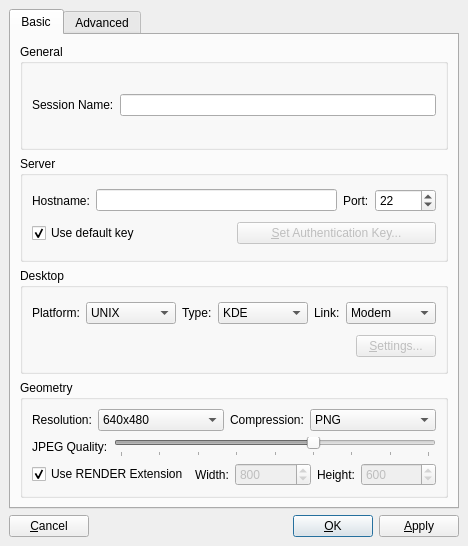
<ui version="4.0" >
 <class>SettingsDialog</class>
 <widget class="QDialog" name="SettingsDialog" >
  <property name="geometry" >
   <rect>
    <x>0</x>
    <y>0</y>
    <width>468</width>
    <height>546</height>
   </rect>
  </property>
  <property name="windowTitle" >
   <string>QtNX Settings</string>
  </property>
  <property name="modal" >
   <bool>true</bool>
  </property>
  <layout class="QVBoxLayout" >
   <property name="spacing" >
    <number>6</number>
   </property>
   <property name="leftMargin" >
    <number>9</number>
   </property>
   <property name="topMargin" >
    <number>9</number>
   </property>
   <property name="rightMargin" >
    <number>9</number>
   </property>
   <property name="bottomMargin" >
    <number>9</number>
   </property>
   <item>
    <widget class="QTabWidget" name="layoutTabs" >
     <property name="currentIndex" >
      <number>0</number>
     </property>
     <widget class="QWidget" name="basicTab" >
      <attribute name="title" >
       <string>Basic</string>
      </attribute>
      <layout class="QVBoxLayout" >
       <property name="spacing" >
        <number>6</number>
       </property>
       <property name="leftMargin" >
        <number>9</number>
       </property>
       <property name="topMargin" >
        <number>9</number>
       </property>
       <property name="rightMargin" >
        <number>9</number>
       </property>
       <property name="bottomMargin" >
        <number>9</number>
       </property>
       <item>
        <widget class="QGroupBox" name="generalGroup" >
         <property name="title" >
          <string>General</string>
         </property>
         <layout class="QVBoxLayout" >
          <property name="spacing" >
           <number>6</number>
          </property>
          <property name="leftMargin" >
           <number>9</number>
          </property>
          <property name="topMargin" >
           <number>9</number>
          </property>
          <property name="rightMargin" >
           <number>9</number>
          </property>
          <property name="bottomMargin" >
           <number>9</number>
          </property>
          <item>
           <layout class="QHBoxLayout" >
            <property name="spacing" >
             <number>6</number>
            </property>
            <property name="leftMargin" >
             <number>0</number>
            </property>
            <property name="topMargin" >
             <number>0</number>
            </property>
            <property name="rightMargin" >
             <number>0</number>
            </property>
            <property name="bottomMargin" >
             <number>0</number>
            </property>
            <item>
             <widget class="QLabel" name="sessionNameLabel" >
              <property name="sizePolicy" >
               <sizepolicy vsizetype="Preferred" hsizetype="Fixed" >
                <horstretch>0</horstretch>
                <verstretch>0</verstretch>
               </sizepolicy>
              </property>
              <property name="text" >
               <string>Session Name:</string>
              </property>
             </widget>
            </item>
            <item>
             <widget class="QLineEdit" name="sessionName" />
            </item>
           </layout>
          </item>
         </layout>
        </widget>
       </item>
       <item>
        <widget class="QGroupBox" name="serverGroup" >
         <property name="title" >
          <string>Server</string>
         </property>
         <layout class="QVBoxLayout" >
          <property name="spacing" >
           <number>6</number>
          </property>
          <property name="leftMargin" >
           <number>9</number>
          </property>
          <property name="topMargin" >
           <number>9</number>
          </property>
          <property name="rightMargin" >
           <number>9</number>
          </property>
          <property name="bottomMargin" >
           <number>9</number>
          </property>
          <item>
           <layout class="QHBoxLayout" >
            <property name="spacing" >
             <number>6</number>
            </property>
            <property name="leftMargin" >
             <number>0</number>
            </property>
            <property name="topMargin" >
             <number>0</number>
            </property>
            <property name="rightMargin" >
             <number>0</number>
            </property>
            <property name="bottomMargin" >
             <number>0</number>
            </property>
            <item>
             <widget class="QLabel" name="hostnameLabel" >
              <property name="sizePolicy" >
               <sizepolicy vsizetype="Preferred" hsizetype="Fixed" >
                <horstretch>0</horstretch>
                <verstretch>0</verstretch>
               </sizepolicy>
              </property>
              <property name="text" >
               <string>Hostname:</string>
              </property>
             </widget>
            </item>
            <item>
             <widget class="QLineEdit" name="hostname" />
            </item>
            <item>
             <widget class="QLabel" name="portLabel" >
              <property name="sizePolicy" >
               <sizepolicy vsizetype="Preferred" hsizetype="Fixed" >
                <horstretch>0</horstretch>
                <verstretch>0</verstretch>
               </sizepolicy>
              </property>
              <property name="text" >
               <string>Port:</string>
              </property>
             </widget>
            </item>
            <item>
             <widget class="QSpinBox" name="port" >
              <property name="minimum" >
               <number>1</number>
              </property>
              <property name="maximum" >
               <number>65535</number>
              </property>
              <property name="value" >
               <number>22</number>
              </property>
             </widget>
            </item>
           </layout>
          </item>
          <item>
           <layout class="QHBoxLayout" >
            <property name="spacing" >
             <number>6</number>
            </property>
            <property name="leftMargin" >
             <number>0</number>
            </property>
            <property name="topMargin" >
             <number>0</number>
            </property>
            <property name="rightMargin" >
             <number>0</number>
            </property>
            <property name="bottomMargin" >
             <number>0</number>
            </property>
            <item>
             <widget class="QCheckBox" name="defaultKey" >
              <property name="text" >
               <string>Use default key</string>
              </property>
              <property name="checked" >
               <bool>true</bool>
              </property>
             </widget>
            </item>
            <item>
             <widget class="QPushButton" name="setAuthKeyButton" >
              <property name="enabled" >
               <bool>false</bool>
              </property>
              <property name="text" >
               <string>&amp;Set Authentication Key...</string>
              </property>
             </widget>
            </item>
           </layout>
          </item>
         </layout>
        </widget>
       </item>
       <item>
        <widget class="QGroupBox" name="desktopGroup" >
         <property name="title" >
          <string>Desktop</string>
         </property>
         <layout class="QVBoxLayout" >
          <property name="spacing" >
           <number>6</number>
          </property>
          <property name="leftMargin" >
           <number>9</number>
          </property>
          <property name="topMargin" >
           <number>9</number>
          </property>
          <property name="rightMargin" >
           <number>9</number>
          </property>
          <property name="bottomMargin" >
           <number>9</number>
          </property>
          <item>
           <layout class="QHBoxLayout" >
            <property name="spacing" >
             <number>6</number>
            </property>
            <property name="leftMargin" >
             <number>0</number>
            </property>
            <property name="topMargin" >
             <number>0</number>
            </property>
            <property name="rightMargin" >
             <number>0</number>
            </property>
            <property name="bottomMargin" >
             <number>0</number>
            </property>
            <item>
             <widget class="QLabel" name="platformLabel" >
              <property name="sizePolicy" >
               <sizepolicy vsizetype="Preferred" hsizetype="Fixed" >
                <horstretch>0</horstretch>
                <verstretch>0</verstretch>
               </sizepolicy>
              </property>
              <property name="text" >
               <string>Platform:</string>
              </property>
             </widget>
            </item>
            <item>
             <widget class="QComboBox" name="platform" >
              <item>
               <property name="text" >
                <string>UNIX</string>
               </property>
              </item>
              <item>
               <property name="text" >
                <string>Windows</string>
               </property>
              </item>
              <item>
               <property name="text" >
                <string>VNC Proxy</string>
               </property>
              </item>
             </widget>
            </item>
            <item>
             <widget class="QLabel" name="typeLabel" >
              <property name="sizePolicy" >
               <sizepolicy vsizetype="Preferred" hsizetype="Fixed" >
                <horstretch>0</horstretch>
                <verstretch>0</verstretch>
               </sizepolicy>
              </property>
              <property name="text" >
               <string>Type:</string>
              </property>
             </widget>
            </item>
            <item>
             <widget class="QComboBox" name="type" >
              <item>
               <property name="text" >
                <string>KDE</string>
               </property>
              </item>
              <item>
               <property name="text" >
                <string>GNOME</string>
               </property>
              </item>
              <item>
               <property name="text" >
                <string>CDE</string>
               </property>
              </item>
              <item>
               <property name="text" >
                <string>XDM</string>
               </property>
              </item>
              <item>
               <property name="text" >
                <string>Custom</string>
               </property>
              </item>
             </widget>
            </item>
            <item>
             <widget class="QLabel" name="linkLabel" >
              <property name="sizePolicy" >
               <sizepolicy vsizetype="Preferred" hsizetype="Fixed" >
                <horstretch>0</horstretch>
                <verstretch>0</verstretch>
               </sizepolicy>
              </property>
              <property name="text" >
               <string>Link:</string>
              </property>
             </widget>
            </item>
            <item>
             <widget class="QComboBox" name="link" >
              <item>
               <property name="text" >
                <string>Modem</string>
               </property>
              </item>
              <item>
               <property name="text" >
                <string>ISDN</string>
               </property>
              </item>
              <item>
               <property name="text" >
                <string>ADSL</string>
               </property>
              </item>
              <item>
               <property name="text" >
                <string>WAN</string>
               </property>
              </item>
              <item>
               <property name="text" >
                <string>LAN</string>
               </property>
              </item>
             </widget>
            </item>
           </layout>
          </item>
          <item>
           <layout class="QHBoxLayout" >
            <property name="spacing" >
             <number>6</number>
            </property>
            <property name="leftMargin" >
             <number>0</number>
            </property>
            <property name="topMargin" >
             <number>0</number>
            </property>
            <property name="rightMargin" >
             <number>0</number>
            </property>
            <property name="bottomMargin" >
             <number>0</number>
            </property>
            <item>
             <spacer>
              <property name="orientation" >
               <enum>Qt::Horizontal</enum>
              </property>
              <property name="sizeHint" >
               <size>
                <width>173</width>
                <height>20</height>
               </size>
              </property>
             </spacer>
            </item>
            <item>
             <widget class="QPushButton" name="desktopSettingButton" >
              <property name="enabled" >
               <bool>false</bool>
              </property>
              <property name="text" >
               <string>&amp;Settings...</string>
              </property>
             </widget>
            </item>
           </layout>
          </item>
         </layout>
        </widget>
       </item>
       <item>
        <widget class="QGroupBox" name="groupBox" >
         <property name="title" >
          <string>Geometry</string>
         </property>
         <layout class="QVBoxLayout" >
          <property name="spacing" >
           <number>6</number>
          </property>
          <property name="leftMargin" >
           <number>9</number>
          </property>
          <property name="topMargin" >
           <number>9</number>
          </property>
          <property name="rightMargin" >
           <number>9</number>
          </property>
          <property name="bottomMargin" >
           <number>9</number>
          </property>
          <item>
           <layout class="QHBoxLayout" >
            <property name="spacing" >
             <number>6</number>
            </property>
            <property name="leftMargin" >
             <number>0</number>
            </property>
            <property name="topMargin" >
             <number>0</number>
            </property>
            <property name="rightMargin" >
             <number>0</number>
            </property>
            <property name="bottomMargin" >
             <number>0</number>
            </property>
            <item>
             <widget class="QLabel" name="resolutionLabel" >
              <property name="sizePolicy" >
               <sizepolicy vsizetype="Preferred" hsizetype="Fixed" >
                <horstretch>0</horstretch>
                <verstretch>0</verstretch>
               </sizepolicy>
              </property>
              <property name="text" >
               <string>Resolution:</string>
              </property>
             </widget>
            </item>
            <item>
             <widget class="QComboBox" name="resolution" >
              <item>
               <property name="text" >
                <string>640x480</string>
               </property>
              </item>
              <item>
               <property name="text" >
                <string>800x600</string>
               </property>
              </item>
              <item>
               <property name="text" >
                <string>1024x768</string>
               </property>
              </item>
              <item>
               <property name="text" >
                <string>Fullscreen</string>
               </property>
              </item>
              <item>
               <property name="text" >
                <string>Custom</string>
               </property>
              </item>
             </widget>
            </item>
            <item>
             <widget class="QLabel" name="compressionLabel" >
              <property name="sizePolicy" >
               <sizepolicy vsizetype="Preferred" hsizetype="Fixed" >
                <horstretch>0</horstretch>
                <verstretch>0</verstretch>
               </sizepolicy>
              </property>
              <property name="text" >
               <string>Compression:</string>
              </property>
             </widget>
            </item>
            <item>
             <widget class="QComboBox" name="imageCompressionType" >
              <item>
               <property name="text" >
                <string>PNG</string>
               </property>
              </item>
              <item>
               <property name="text" >
                <string>JPEG</string>
               </property>
              </item>
              <item>
               <property name="text" >
                <string>Raw X11</string>
               </property>
              </item>
             </widget>
            </item>
           </layout>
          </item>
          <item>
           <layout class="QHBoxLayout" >
            <property name="spacing" >
             <number>6</number>
            </property>
            <property name="leftMargin" >
             <number>0</number>
            </property>
            <property name="topMargin" >
             <number>0</number>
            </property>
            <property name="rightMargin" >
             <number>0</number>
            </property>
            <property name="bottomMargin" >
             <number>0</number>
            </property>
            <item>
             <widget class="QLabel" name="qualityLabel" >
              <property name="sizePolicy" >
               <sizepolicy vsizetype="Preferred" hsizetype="Fixed" >
                <horstretch>0</horstretch>
                <verstretch>0</verstretch>
               </sizepolicy>
              </property>
              <property name="text" >
               <string>JPEG Quality:</string>
              </property>
             </widget>
            </item>
            <item>
             <widget class="QSlider" name="imageQualityLevel" >
              <property name="enabled" >
               <bool>false</bool>
              </property>
              <property name="minimum" >
               <number>1</number>
              </property>
              <property name="maximum" >
               <number>9</number>
              </property>
              <property name="pageStep" >
               <number>9</number>
              </property>
              <property name="value" >
               <number>6</number>
              </property>
              <property name="orientation" >
               <enum>Qt::Horizontal</enum>
              </property>
              <property name="tickPosition" >
               <enum>QSlider::TicksBelow</enum>
              </property>
              <property name="tickInterval" >
               <number>1</number>
              </property>
             </widget>
            </item>
           </layout>
          </item>
          <item>
           <layout class="QHBoxLayout" >
            <property name="spacing" >
             <number>6</number>
            </property>
            <property name="leftMargin" >
             <number>0</number>
            </property>
            <property name="topMargin" >
             <number>0</number>
            </property>
            <property name="rightMargin" >
             <number>0</number>
            </property>
            <property name="bottomMargin" >
             <number>0</number>
            </property>
            <item>
             <widget class="QCheckBox" name="render" >
              <property name="text" >
               <string>Use RENDER Extension</string>
              </property>
              <property name="checked" >
               <bool>true</bool>
              </property>
             </widget>
            </item>
            <item>
             <widget class="QLabel" name="widthLabel" >
              <property name="sizePolicy" >
               <sizepolicy vsizetype="Preferred" hsizetype="Fixed" >
                <horstretch>0</horstretch>
                <verstretch>0</verstretch>
               </sizepolicy>
              </property>
              <property name="text" >
               <string>Width:</string>
              </property>
             </widget>
            </item>
            <item>
             <widget class="QSpinBox" name="width" >
              <property name="enabled" >
               <bool>false</bool>
              </property>
              <property name="maximum" >
               <number>9999</number>
              </property>
              <property name="value" >
               <number>800</number>
              </property>
             </widget>
            </item>
            <item>
             <widget class="QLabel" name="heightLabel" >
              <property name="sizePolicy" >
               <sizepolicy vsizetype="Preferred" hsizetype="Fixed" >
                <horstretch>0</horstretch>
                <verstretch>0</verstretch>
               </sizepolicy>
              </property>
              <property name="text" >
               <string>Height:</string>
              </property>
             </widget>
            </item>
            <item>
             <widget class="QSpinBox" name="height" >
              <property name="enabled" >
               <bool>false</bool>
              </property>
              <property name="maximum" >
               <number>9999</number>
              </property>
              <property name="value" >
               <number>600</number>
              </property>
             </widget>
            </item>
           </layout>
          </item>
         </layout>
        </widget>
       </item>
      </layout>
     </widget>
     <widget class="QWidget" name="advancedTab" >
      <attribute name="title" >
       <string>Advanced</string>
      </attribute>
      <layout class="QVBoxLayout" >
       <property name="spacing" >
        <number>6</number>
       </property>
       <property name="leftMargin" >
        <number>9</number>
       </property>
       <property name="topMargin" >
        <number>9</number>
       </property>
       <property name="rightMargin" >
        <number>9</number>
       </property>
       <property name="bottomMargin" >
        <number>9</number>
       </property>
       <item>
        <widget class="QGroupBox" name="networkGroup" >
         <property name="title" >
          <string>Network</string>
         </property>
         <layout class="QVBoxLayout" >
          <property name="spacing" >
           <number>6</number>
          </property>
          <property name="leftMargin" >
           <number>9</number>
          </property>
          <property name="topMargin" >
           <number>9</number>
          </property>
          <property name="rightMargin" >
           <number>9</number>
          </property>
          <property name="bottomMargin" >
           <number>9</number>
          </property>
          <item>
           <widget class="QCheckBox" name="encryption" >
            <property name="text" >
             <string>Use SSH Tunneling</string>
            </property>
            <property name="checked" >
             <bool>true</bool>
            </property>
           </widget>
          </item>
         </layout>
        </widget>
       </item>
       <item>
        <widget class="QGroupBox" name="cacheGroup" >
         <property name="title" >
          <string>Cache</string>
         </property>
         <layout class="QVBoxLayout" >
          <property name="spacing" >
           <number>6</number>
          </property>
          <property name="leftMargin" >
           <number>9</number>
          </property>
          <property name="topMargin" >
           <number>9</number>
          </property>
          <property name="rightMargin" >
           <number>9</number>
          </property>
          <property name="bottomMargin" >
           <number>9</number>
          </property>
          <item>
           <layout class="QHBoxLayout" >
            <property name="spacing" >
             <number>6</number>
            </property>
            <property name="leftMargin" >
             <number>0</number>
            </property>
            <property name="topMargin" >
             <number>0</number>
            </property>
            <property name="rightMargin" >
             <number>0</number>
            </property>
            <property name="bottomMargin" >
             <number>0</number>
            </property>
            <item>
             <widget class="QLabel" name="memoryLabel" >
              <property name="sizePolicy" >
               <sizepolicy vsizetype="Preferred" hsizetype="Fixed" >
                <horstretch>0</horstretch>
                <verstretch>0</verstretch>
               </sizepolicy>
              </property>
              <property name="text" >
               <string>Memory:</string>
              </property>
             </widget>
            </item>
            <item>
             <widget class="QSpinBox" name="memoryCache" >
              <property name="maximum" >
               <number>128</number>
              </property>
              <property name="value" >
               <number>8</number>
              </property>
             </widget>
            </item>
            <item>
             <widget class="QLabel" name="memoryMBLabel" >
              <property name="text" >
               <string>MB</string>
              </property>
             </widget>
            </item>
            <item>
             <widget class="QLabel" name="diskLabel" >
              <property name="sizePolicy" >
               <sizepolicy vsizetype="Preferred" hsizetype="Fixed" >
                <horstretch>0</horstretch>
                <verstretch>0</verstretch>
               </sizepolicy>
              </property>
              <property name="text" >
               <string>Disk:</string>
              </property>
             </widget>
            </item>
            <item>
             <widget class="QSpinBox" name="diskCache" >
              <property name="maximum" >
               <number>128</number>
              </property>
              <property name="value" >
               <number>32</number>
              </property>
             </widget>
            </item>
            <item>
             <widget class="QLabel" name="diskMBLabel" >
              <property name="text" >
               <string>MB</string>
              </property>
             </widget>
            </item>
           </layout>
          </item>
         </layout>
        </widget>
       </item>
       <item>
        <spacer>
         <property name="orientation" >
          <enum>Qt::Vertical</enum>
         </property>
         <property name="sizeHint" >
          <size>
           <width>20</width>
           <height>40</height>
          </size>
         </property>
        </spacer>
       </item>
      </layout>
     </widget>
    </widget>
   </item>
   <item>
    <layout class="QHBoxLayout" >
     <property name="spacing" >
      <number>6</number>
     </property>
     <property name="leftMargin" >
      <number>0</number>
     </property>
     <property name="topMargin" >
      <number>0</number>
     </property>
     <property name="rightMargin" >
      <number>0</number>
     </property>
     <property name="bottomMargin" >
      <number>0</number>
     </property>
     <item>
      <widget class="QPushButton" name="cancelButton" >
       <property name="text" >
        <string>&amp;Cancel</string>
       </property>
      </widget>
     </item>
     <item>
      <spacer>
       <property name="orientation" >
        <enum>Qt::Horizontal</enum>
       </property>
       <property name="sizeHint" >
        <size>
         <width>40</width>
         <height>20</height>
        </size>
       </property>
      </spacer>
     </item>
     <item>
      <widget class="QPushButton" name="okButton" >
       <property name="text" >
        <string>&amp;OK</string>
       </property>
       <property name="autoDefault" >
        <bool>false</bool>
       </property>
       <property name="default" >
        <bool>true</bool>
       </property>
      </widget>
     </item>
     <item>
      <widget class="QPushButton" name="applyButton" >
       <property name="text" >
        <string>&amp;Apply</string>
       </property>
       <property name="autoDefault" >
        <bool>false</bool>
       </property>
      </widget>
     </item>
    </layout>
   </item>
  </layout>
 </widget>
 <resources/>
 <connections/>
</ui>
